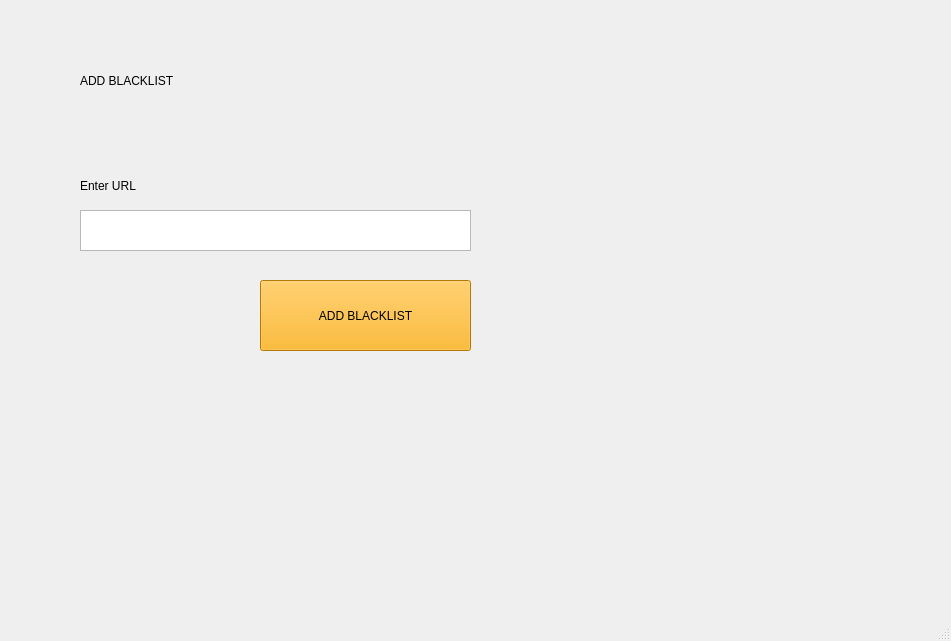
<?xml version="1.0" encoding="UTF-8"?>
<ui version="4.0">
 <class>MainWindow</class>
 <widget class="QMainWindow" name="MainWindow">
  <property name="geometry">
   <rect>
    <x>0</x>
    <y>0</y>
    <width>951</width>
    <height>641</height>
   </rect>
  </property>
  <property name="windowTitle">
   <string>MainWindow</string>
  </property>
  <widget class="QWidget" name="centralwidget">
   <widget class="QLabel" name="label">
    <property name="geometry">
     <rect>
      <x>80</x>
      <y>40</y>
      <width>311</width>
      <height>81</height>
     </rect>
    </property>
    <property name="styleSheet">
     <string notr="true">font: 24pt &quot;Algerian&quot;;</string>
    </property>
    <property name="text">
     <string>ADD BLACKLIST</string>
    </property>
   </widget>
   <widget class="QLabel" name="label_2">
    <property name="geometry">
     <rect>
      <x>0</x>
      <y>0</y>
      <width>951</width>
      <height>601</height>
     </rect>
    </property>
    <property name="text">
     <string/>
    </property>
    <property name="pixmap">
     <pixmap>ss4.png</pixmap>
    </property>
   </widget>
   <widget class="QTextEdit" name="textEdit">
    <property name="geometry">
     <rect>
      <x>80</x>
      <y>210</y>
      <width>391</width>
      <height>41</height>
     </rect>
    </property>
   </widget>
   <widget class="QLabel" name="label_3">
    <property name="geometry">
     <rect>
      <x>80</x>
      <y>175</y>
      <width>131</width>
      <height>21</height>
     </rect>
    </property>
    <property name="styleSheet">
     <string notr="true">font: 14pt &quot;Times New Roman&quot;;</string>
    </property>
    <property name="text">
     <string>Enter URL</string>
    </property>
   </widget>
   <widget class="QPushButton" name="pushButton">
    <property name="geometry">
     <rect>
      <x>260</x>
      <y>280</y>
      <width>211</width>
      <height>71</height>
     </rect>
    </property>
    <property name="styleSheet">
     <string notr="true">background-color: rgb(255, 170, 0);
font: 10pt &quot;Times New Roman&quot;;</string>
    </property>
    <property name="text">
     <string>ADD BLACKLIST</string>
    </property>
   </widget>
   <zorder>label_2</zorder>
   <zorder>label</zorder>
   <zorder>textEdit</zorder>
   <zorder>label_3</zorder>
   <zorder>pushButton</zorder>
  </widget>
  <widget class="QMenuBar" name="menubar">
   <property name="geometry">
    <rect>
     <x>0</x>
     <y>0</y>
     <width>951</width>
     <height>30</height>
    </rect>
   </property>
  </widget>
  <widget class="QStatusBar" name="statusbar"/>
 </widget>
 <resources/>
 <connections/>
</ui>
